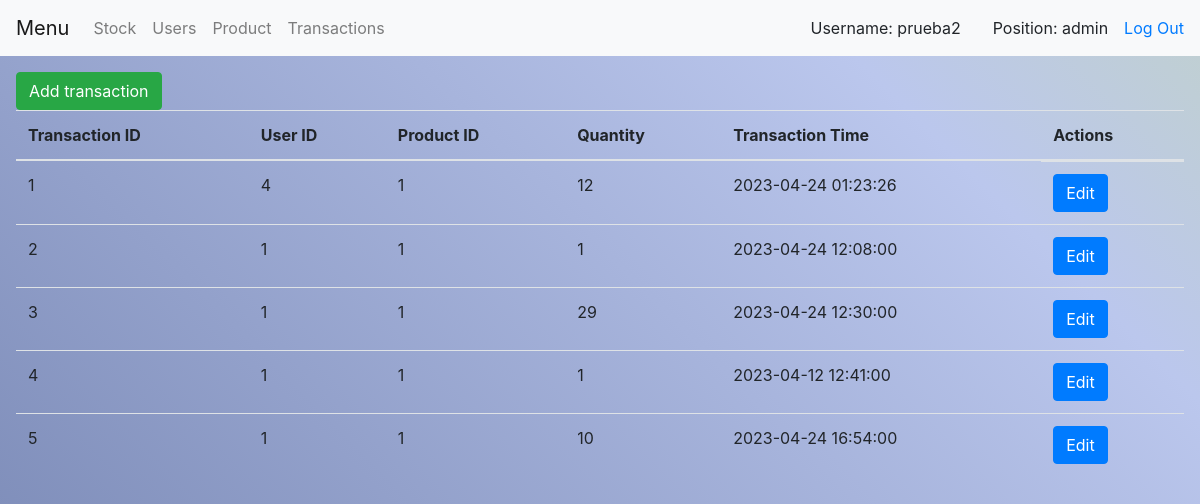
Page /NebulaWarehouse/Transaction.php (signed in) on the committed database.
### tables this page shows
CREATE TABLE `Transactions` (
  `transaction_id` int(11) NOT NULL,
  `user_id` int(11) DEFAULT NULL,
  `product_id` int(11) DEFAULT NULL,
  `quantity` int(11) DEFAULT NULL,
  `transaction_time` datetime DEFAULT NULL
);

### NebulaWarehouse/Transaction.cls.php (called while the page is built, shortened)
<?php
class Transaction{
    private $transaction_id;
    private $user_id;
    private $product_id;
    private $quantity;
    private $transaction_time;
    function __construct($transaction_id=null,$user_id=null,$product_id=null,$quantity=null,$transaction_time=null){
        $this->transaction_id=$transaction_id;
        $this->user_id=$user_id;
        $this->product_id=$product_id;
        $this->quantity=$quantity;
        $this->transaction_time=$transaction_time;
    }
    public function getAllTransactions($connection){
        $counter=0;
        $sqlStmt="Select * from Transactions";
        foreach ($connection->query($sqlStmt)as $oneRow){
            $transaction= new Transaction();
            $transaction->setTransaction_id($oneRow["transaction_id"]);
            $transaction->setUser_id($oneRow["user_id"]);
            $transaction->setProduct_id($oneRow["product_id"]);
            $transaction->setQuantity($oneRow["quantity"]);
            $transaction->setTransaction_time($oneRow["transaction_time"]);
            $arrUsers[$counter++]=$transaction;
        }
        return $arrUsers ;
    }
    public function getTransaction_id()
    {
        return $this->transaction_id;
    }
    public function getUser_id()
    {
        return $this->user_id;
    }
    public function getProduct_id()
    {
        return $this->product_id;
    }
    public function getQuantity()
    {
        return $this->quantity;
    }
    public function getTransaction_time()
    {
        return $this->transaction_time;
    }
    public function setTransaction_id($transaction_id)
    {
        $this->transaction_id = $transaction_id;
    }
    public function setUser_id($user_id)
    {
        $this->user_id = $user_id;
    }
    public function setProduct_id($product_id)
    {
        $this->product_id = $product_id;
    }
    public function setQuantity($quantity)
    {
        $this->quantity = $quantity;
    }
    public function setTransaction_time($transaction_time)
    {
        $this->transaction_time = $transaction_time;
    }
}

### NebulaWarehouse/Transaction.php (the view, shortened to what this page needs)
<?php
require_once 'Transaction.cls.php';
global $connection;
$transaction = new Transaction();
$transactions = $transaction->getAllTransactions($connection);
include_once 'Menu.php';
?>
<!DOCTYPE html>
<html lang="en">
<head>
    <link rel="stylesheet" href="https://maxcdn.bootstrapcdn.com/bootstrap/4.0.0/css/bootstrap.min.css">
    <link rel="stylesheet" href="/NebulaWarehouse/style.css">
</head>
<body>
    <div class="p-3">
        <button class="btn btn-success" onclick="location.href='add-transaction.php'">Add transaction</button>
        <table class="table">
          <thead>
            <tr>
              <th>Transaction ID</th>
              <th>User ID</th>
              <th>Product ID</th>
              <th>Quantity</th>
              <th>Transaction Time</th>
              <th>Actions</th>
            </tr>
          </thead>
          <tbody>
            <?php foreach ($transactions as $transaction) { ?>
              <tr>
                <td><?= $transaction->getTransaction_id(); ?></td>
                <td><?= $transaction->getUser_id(); ?></td>
                <td><?= $transaction->getProduct_id(); ?></td>
                <td><?= $transaction->getQuantity(); ?></td>
                <td><?= $transaction->getTransaction_time(); ?></td>
                <td class="d-flex flex-row">
                  <a href="edit-transaction.php?id=<?= $transaction->getTransaction_id() ?>" class="btn btn-primary">Edit</a>
                </td>
              </tr>
            <?php } ?>
          </tbody>
        </table>
    </div>
</body>
</html>

### NebulaWarehouse/style.css (style rules this page uses)
body { background: linear-gradient(45deg, rgb(170, 225, 186),rgb(238, 173, 149), rgb(127, 142, 186), rgb(187, 199, 237), rgb(205, 230, 138), rgb(170, 225, 186),rgb(238, 173, 149)); background-size: 400% 400%; animation: gradient 15s ease infinite ; height: 100vh; min-width: 100vw; width: 100vw; z-index: -1; }
body::before { filter: blur(64px); }

### rows in the picture
transactions: transaction_id "1", user "4", product "1", quantity "12", transaction_time "2023-04-24 01:23:26"
transactions: transaction_id "2", user "1", product "1", quantity "1", transaction_time "2023-04-24 12:08:00"
transactions: transaction_id "3", user "1", product "1", quantity "29", transaction_time "2023-04-24 12:30:00"
transactions: transaction_id "4", user "1", product "1", quantity "1", transaction_time "2023-04-12 12:41:00"
transactions: transaction_id "5", user "1", product "1", quantity "10", transaction_time "2023-04-24 16:54:00"
